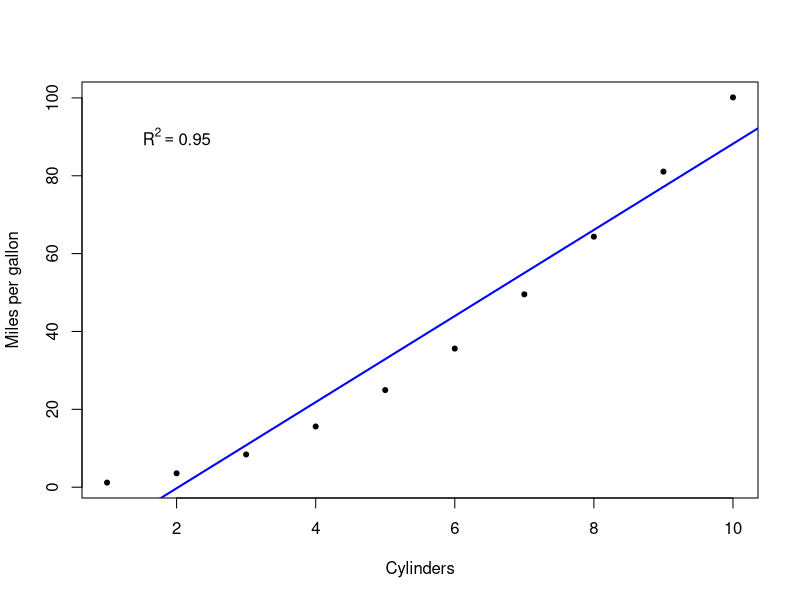

R code for this plot:
x <- 1:10     # Change to your x variable e.g. precipitation, temperature
y <- jitter(x^2) # Change to your y variable e.g.rice_yield_per_rai
plot(x, y, pch=20,xlab = "Cylinders", ylab = "Miles per gallon")

# basic straight line of fit
fit <- lm(y~x)
#co <- coef(fit)
abline(fit, col="blue", lwd=2)
#mtext(c('r = ',toString(round(cor_xy,2)), side = 1, line = 0, outer = FALSE))

#text(2,90, bquote(R^2 == .(round(cor_xy^2, 2))))

text(0.2*max(x),0.9*max(y), bquote(R^2 == .(round(cor(x,y)^2, 2))))
